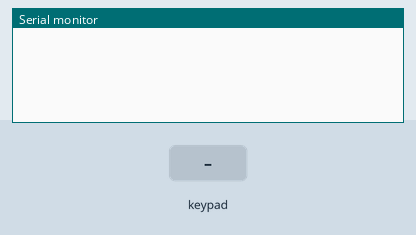
This sketch was run on a simulated Arduino Mega 2560, built with avr-gcc and run on an emulated ATmega2560. Shown: the last lines printed to the serial monitor. The inputs (shaded band) are chosen by the test bench.

Above: at 1.2 s.
1.3 s: key '#' pressed
At 2.1 s:
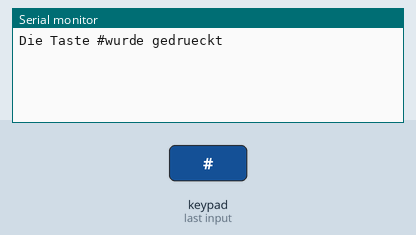
2.8 s: keypad keys 3 8 4 0 4 2 pressed 0.4 s apart
At 6.0 s:
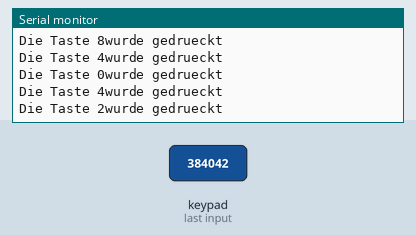
6.7 s: key '*' pressed
At 7.4 s:
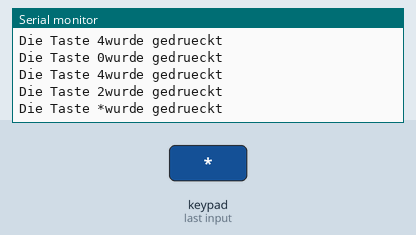
8.2 s: keypad keys 4 4 4 6 4 8 5 0 pressed 0.4 s apart
At 11.9 s:
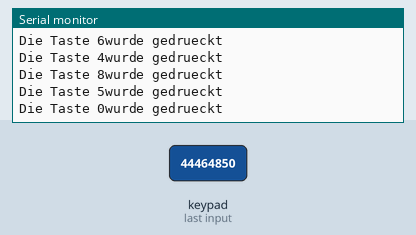
Timing chart, 0 to 13.4 s (numbered marks = the images above; inputs shaded):
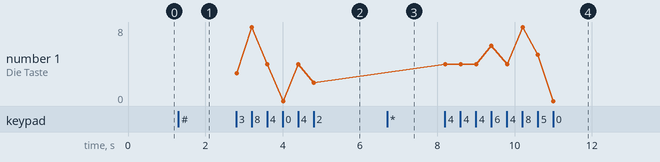

The sketch:

TestTastenFeld.ino
```cpp
#include <Keypad.h>
//Hier wird die größe des Keypads definiert
const byte COLS = 3; //3 Spalten
const byte ROWS = 4; //4 Zeilen
//Die Ziffern/Zeichen:
char hexaKeys[ROWS][COLS]={
{'#','0','*'},
{'9','8','7'},
{'6','5','4'},
{'3','2','1'}
};
byte colPins[COLS] = { 38, 40, 42 }; //Definition der Pins für die 3 Spalten
byte rowPins[ROWS] = { 44, 46, 48, 50 };//Definition der Pins für die 4 Zeilen
char Taste; //pressedKey entspricht in Zukunft den gedrückten Tasten
Keypad Tastenfeld = Keypad(makeKeymap(hexaKeys), rowPins, colPins, ROWS, COLS); //Das Keypad kann absofort mit myKeypad angesprochen werden
void setup() {
Serial.begin(9600);
}

void loop() {
Taste = Tastenfeld.getKey(); //pressedKey entspricht der gedrückten Taste
if (Taste) { //Wenn eine Taste gedrückt wurde
Serial.print("Die Taste ");
Serial.print(Taste);
Serial.print("wurde gedrueckt");
Serial.println(); //Teile uns am Serial Monitor die gedrückte Taste mit
}
}
```

Measured:
- after the input at 1.3 s, the serial monitor: prints a new line at once (image 1)
- after the input at 2.8 s, the serial monitor: prints a new line at once (image 2)
- after the input at 6.7 s, the serial monitor: prints a new line at once (image 3)
- after the input at 8.2 s, the serial monitor: prints a new line at once (image 4)
- plotted number 1: 2 → 0 after the input at 8.2 s
